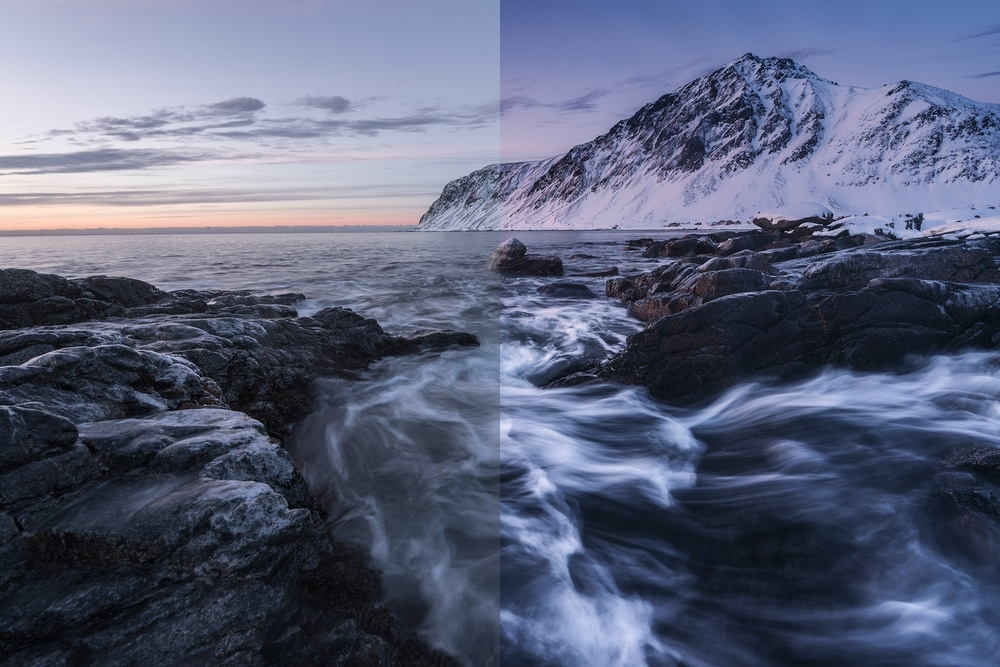
#> input picture lab4/original_image.jpg, 1000 x 667 px, shrunk from 2048 x 1367 before the run
$ python main.py
#> lines starting #> are read from the running program, lines starting #| are printed output that depends on the picture
import numpy as np
import matplotlib.pyplot as plt

from PIL import Image
from scipy.signal import convolve2d


sobel_x = np.array([[-1, 0, 1], [-2, 0, 2], [-1, 0, 1]])
sobel_y = np.array([[-1, -2, -1], [0, 0, 0], [1, 2, 1]])


def image_to_gray(image: Image) -> Image:

    return image.convert("L")

def get_image_sizes(image: Image) -> (int, int):

    return image.size

def normalize_image(image: Image) -> list:

    return np.array(image) / 255

def operator_sobel(image_array: list) -> Image:

    gradient_x = convolve2d(image_array, sobel_x, mode='same', boundary='symm', fillvalue=0)

    gradient_x[gradient_x<0] = 0
    gradient_x[gradient_x>1] = 1

    return Image.fromarray((gradient_x*np.sqrt(2) * 255).astype(np.uint8))

def L2_gradient(image_arr: list) -> Image:

    gradient_x = np.diff(image_arr, axis=1, prepend=0)
    gradient_y = np.diff(image_arr, axis=0, prepend=0)

    gradient_magnitude = np.sqrt(gradient_x**2 + gradient_y**2)

    return Image.fromarray((gradient_magnitude * 255).astype(np.uint8))

def L1_gradient(image_arr: list) -> Image:

    gradient_x = np.abs(np.diff(image_arr, axis=1, prepend=0))
    gradient_y = np.abs(np.diff(image_arr, axis=0, prepend=0))

    gradient_magnitude = gradient_x + gradient_y

    return Image.fromarray((gradient_magnitude * 255).astype(np.uint8))

def plot_4_images(image1: Image, image2: Image, image3: Image, image4: Image) -> None:

    plt.figure(figsize=(12, 4))

    plt.subplot(1, 4, 1)
    plt.title("gray")
    plt.imshow(image1, cmap="gray")
    plt.axis('off')

    plt.subplot(1, 4, 2)
    plt.title("sobel")
    plt.imshow(image2, cmap="gray")
    plt.axis('off')

    plt.subplot(1, 4, 3)
    plt.title("L2")
    plt.imshow(image3, cmap="gray")
    plt.axis('off')

    plt.subplot(1, 4, 4)
    plt.title("L1")
    plt.imshow(image4, cmap="gray")
    plt.axis('off')

    plt.tight_layout()
    plt.show()


if __name__ == '__main__':

    original_image = Image.open('original_image.jpg')
#> original_image is the input picture: PIL image 1000x667 RGB; mean R, G, B 90.6, 97.3, 121.5

    gray_image = image_to_gray(original_image)
#> in image_to_gray, `return image.convert("L")`:
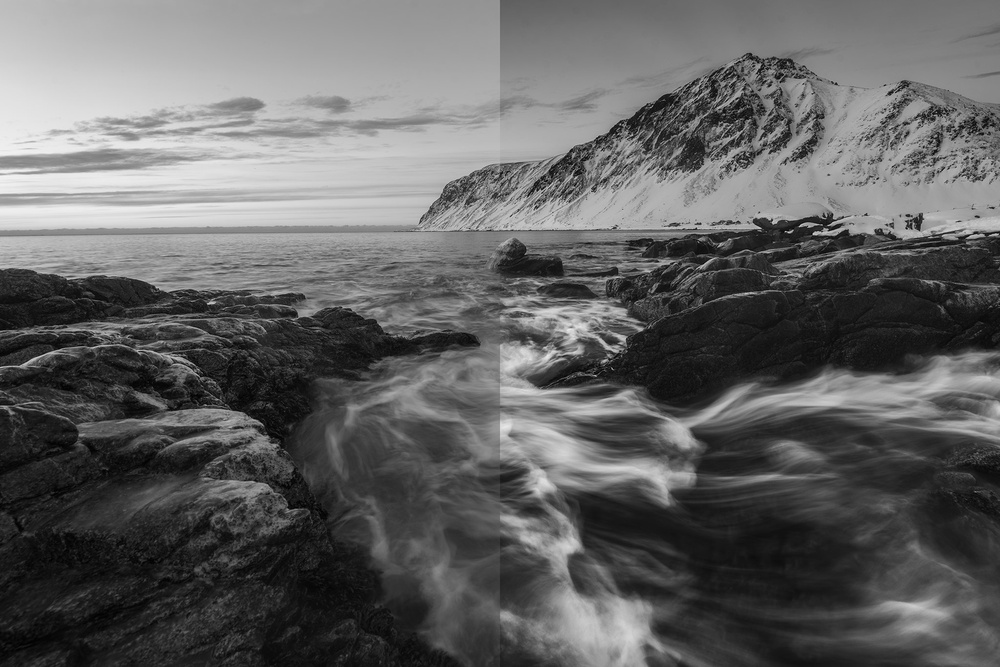
#> returned value: PIL image 1000x667 L; min 0, max 243, mean 98

    gray_image.save('gray_image.jpg')

    width, height = get_image_sizes(gray_image)
#> width = 1000; height = 667

    gray_image_array = normalize_image(gray_image)

    sobel_image = operator_sobel(gray_image_array)
#> in operator_sobel, `gradient_x = convolve2d(image_array, sobel_x, mode='same', boundary='s..`:
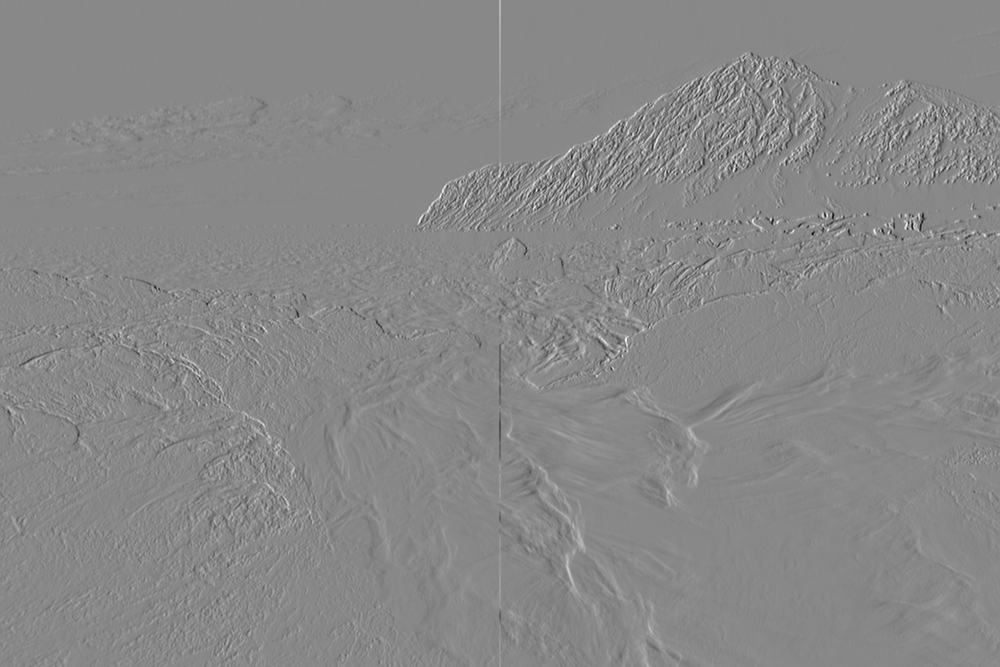
#> gradient_x: shape (667, 1000) float64; min -2.51, max 2.19, mean 0.000492; drawn with min black and max white
#> in operator_sobel, `gradient_x[gradient_x>1] = 1`:
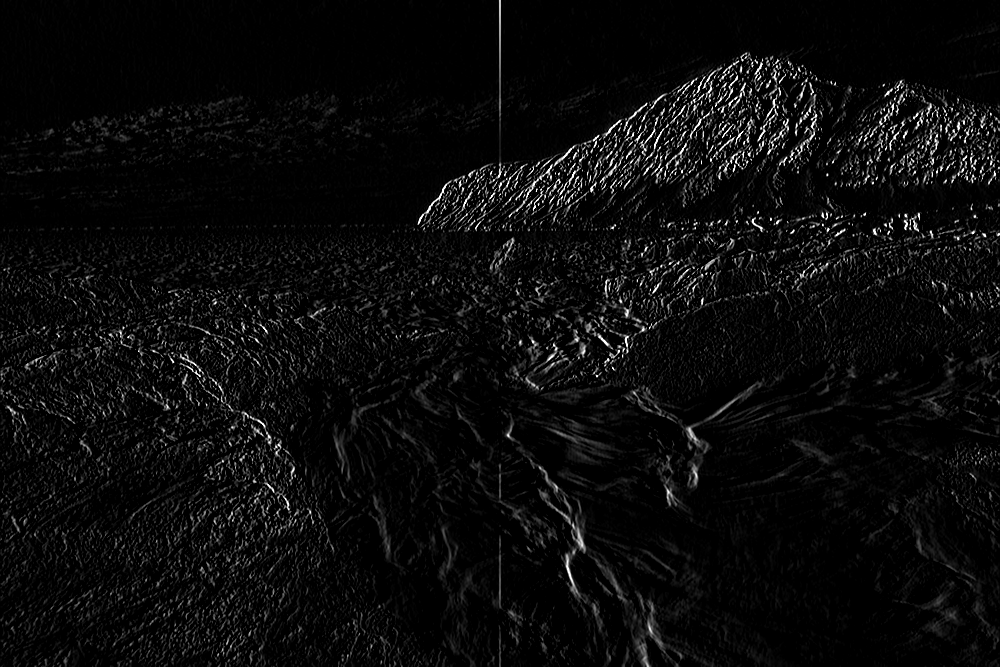
#> gradient_x: shape (667, 1000) float64; min 0, max 1, mean 0.0452
#> in operator_sobel, `return Image.fromarray((gradient_x*np.sqrt(2) * 255).astype(np.uint8))`:
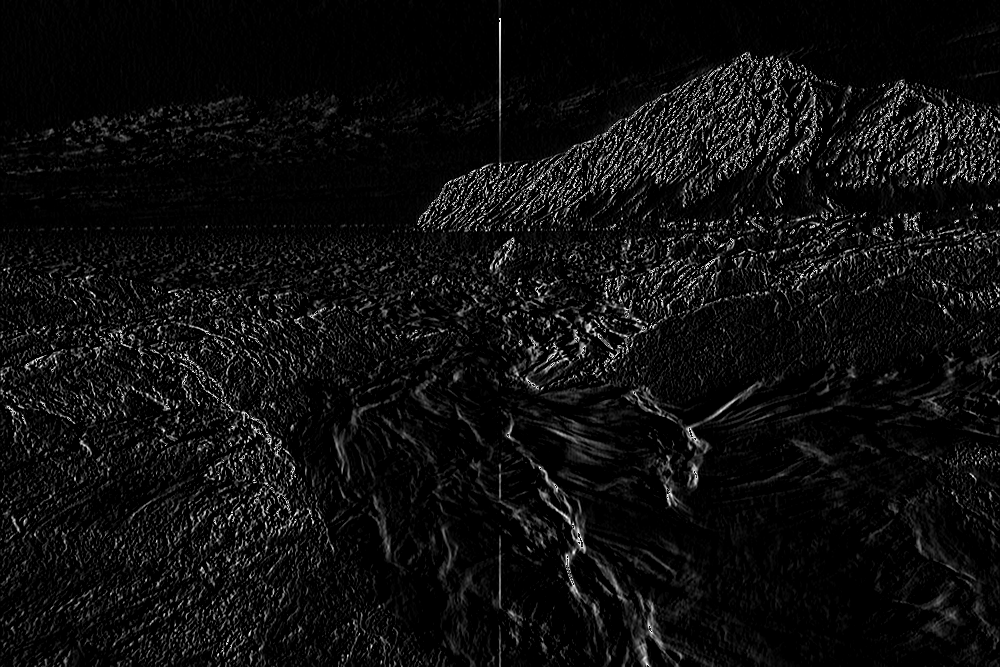
#> returned value: PIL image 1000x667 L; min 0, max 255, mean 14.3

    sobel_image.save('sobel_image.jpg')

    L2_image = L2_gradient(gray_image_array)
#> in L2_gradient, `gradient_x = np.diff(image_arr, axis=1, prepend=0)`:
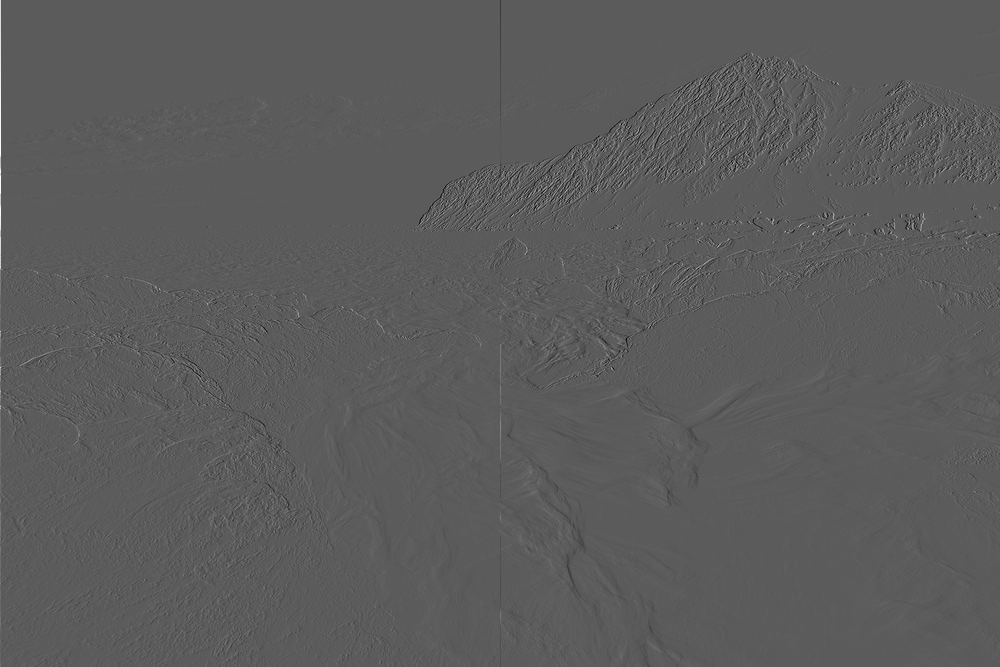
#> gradient_x: shape (667, 1000) float64; min -0.537, max 0.953, mean 0.000337; drawn with min black and max white
#> in L2_gradient, `gradient_y = np.diff(image_arr, axis=0, prepend=0)`:
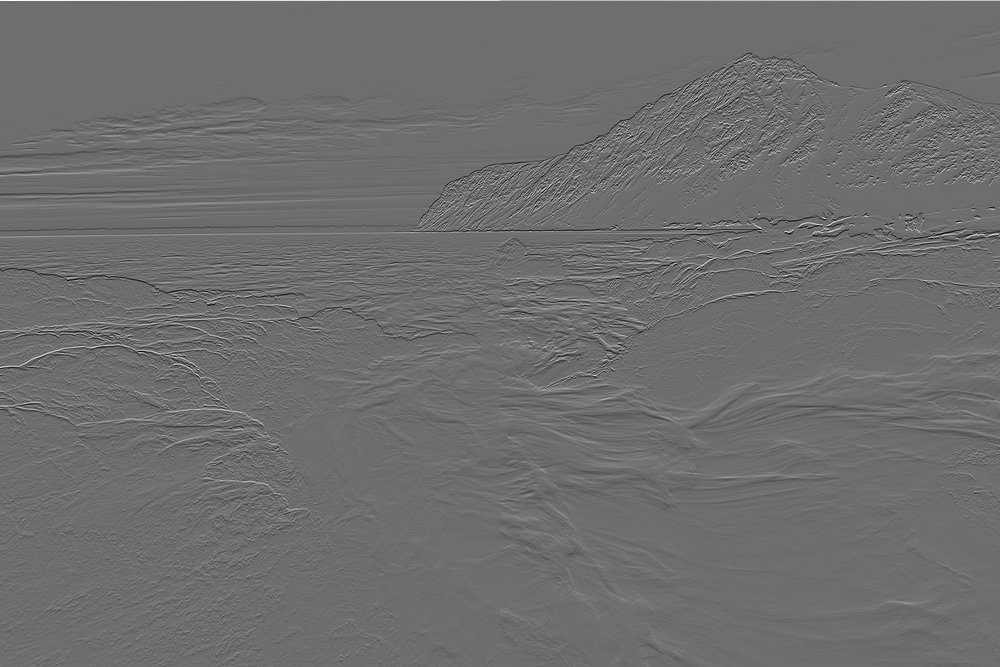
#> gradient_y: shape (667, 1000) float64; min -0.565, max 0.741, mean 0.000272; drawn with min black and max white
#> in L2_gradient, `gradient_magnitude = np.sqrt(gradient_x**2 + gradient_y**2)`:
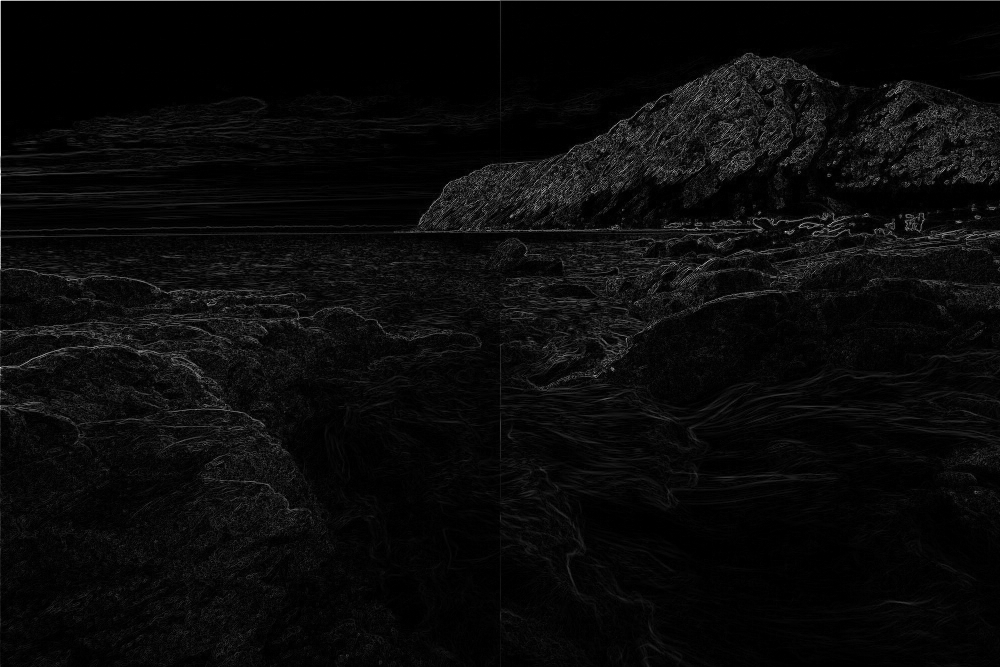
#> gradient_magnitude: shape (667, 1000) float64; min 0, max 1.05, mean 0.0426; drawn with min black and max white

    L2_image.save('L2_image.jpg')

    L1_image = L1_gradient(gray_image_array)

    L1_image.save('L1_image.jpg')

    plot_4_images(gray_image, sobel_image, L2_image, L1_image)
